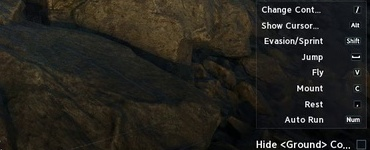
#> input picture video_analysis/br_37s.jpg, 370 x 150 px; its folder holds only this picture in this run
$ python -i quality_dedup_gate.py   (imports and definitions only)   (older library calls are emulated)
#> lines starting #> are read from the running program, lines starting #| are printed output that depends on the picture
#> further down, picture is the input picture: shape (150, 370, 3); mean B, G, R 29.3, 34.7, 36.7
from __future__ import annotations

from collections import Counter, deque
from dataclasses import dataclass, field
from typing import Any, Deque, Dict, List, Optional, Tuple

import cv2
import numpy as np

_MASK64 = (1 << 64) - 1


# [9 lines left out: function _popcount_u64, not called in this run]


@dataclass
class QualityGateDecision:
    accepted: bool
    reason: str
    sharpness: float
    dhash: int
    min_hamming_seen: int
    split: str
    validated_annotations: List[Dict[str, Any]] = field(default_factory=list)


class DatasetQualityGate:
    """
    Perceptual 64-bit dHash Deduplicator, Laplacian Motion-Blur Gate,
    YOLO Annotation Validator with Class-Aware NMS, and Deterministic Train/Val Splitter.
    """

    def __init__(
        self,
        min_hamming_distance: int = 5,
        min_sharpness_threshold: float = 35.0,
        val_ratio: float = 0.15,
        max_hash_history: int = 512,
        min_box_area: float = 0.00002,
        nms_iou_threshold: float = 0.65,
    ) -> None:
        self.min_hamming_distance = int(min_hamming_distance)
        self.min_sharpness_threshold = float(min_sharpness_threshold)
        self.val_ratio = float(np.clip(val_ratio, 0.01, 0.50))
        self.max_hash_history = max(16, int(max_hash_history))
        self.min_box_area = float(min_box_area)
        self.nms_iou_threshold = float(nms_iou_threshold)

        self._hash_history: Deque[int] = deque(maxlen=self.max_hash_history)
        self._sample_index: int = 0
        self._class_sample_counts: Dict[int, int] = {}

        self.stats: Dict[str, int] = {
            "total_evaluated": 0,
            "accepted": 0,
            "rejected_blur": 0,
            "rejected_duplicate": 0,
            "rejected_empty_frame": 0,
            "train_count": 0,
            "val_count": 0,
        }

    @staticmethod
    def _to_grayscale(frame: np.ndarray) -> np.ndarray:
        if frame is None or frame.size == 0:
            raise ValueError("Input frame is empty or None.")
        if frame.ndim == 2:
            return frame
        if frame.ndim == 3:
            channels = frame.shape[2]
            if channels == 1:
                return frame[:, :, 0]
            if channels == 4:
                return cv2.cvtColor(frame, cv2.COLOR_BGRA2GRAY)
            return cv2.cvtColor(frame, cv2.COLOR_BGR2GRAY)
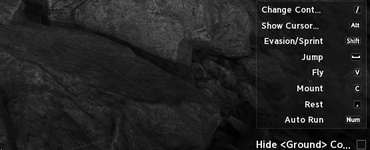
#> returned value: shape (150, 370); min 0, max 255, mean 34.7
        raise ValueError(f"Unsupported frame shape: {frame.shape}")

    @staticmethod
    def _compute_dhash_gray(gray: np.ndarray) -> int:
        """dHash over an already-grayscale frame (shared by compute_dhash)."""
        resized = cv2.resize(gray, (9, 8), interpolation=cv2.INTER_AREA)
        diff = resized[:, 1:] > resized[:, :-1]
        flat_bits = diff.flatten()
        dhash_val = 0
        for bit in flat_bits:
            dhash_val = (dhash_val << 1) | int(bool(bit))
        return int(dhash_val)

    # [16 lines left out: functions compute_dhash, hamming_distance, not called in this run]

    @staticmethod
    def _measure_sharpness_gray(gray: np.ndarray) -> float:
        """Laplacian variance over an already-grayscale frame."""
        laplacian = cv2.Laplacian(gray, cv2.CV_64F)
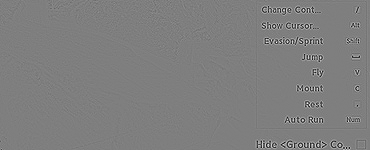
#> laplacian: shape (150, 370) float64; min -655, max 660, mean 0; drawn with min black and max white
        return float(laplacian.var())

    # [93 lines left out: functions measure_sharpness, _iou_from_corners, compute_iou_xywh, _iou_xywh_against_many, not called in this run]

    def validate_yolo_annotations(
        self, annotations: List[Dict[str, Any]]
    ) -> List[Dict[str, Any]]:
        """
        Clamps and validates cx, cy, w, h in [0.001, 0.999], removes degenerate tiny boxes
        (w * h < 0.00002), and applies class-aware Non-Maximum Suppression (IoU > 0.65).
        Supports both normalized cx/cy/w/h dicts and pixel-coordinate bbox dicts if image_width/height provided.
        """
        if not annotations:
            return []

        sanitized: List[Dict[str, Any]] = []
        for raw in annotations:
            if not isinstance(raw, dict):
                continue

            try:
                class_id = int(raw.get("class_id", raw.get("cls", 0)))
            except (TypeError, ValueError):
                # D37/F-0811: one broken class_id (e.g. "abc") must not
                # crash the whole quality gate -- skip that annotation.
                continue
            if class_id < 0 or class_id > 26:
                continue

            try:
                cx_raw = raw.get("cx", raw.get("x_center"))
                cy_raw = raw.get("cy", raw.get("y_center"))
                w_raw = raw.get("w", raw.get("width"))
                h_raw = raw.get("h", raw.get("height"))

                if cx_raw is None or cy_raw is None or w_raw is None or h_raw is None:
                    bbox = raw.get("bbox")
                    img_w = float(raw.get("image_width", 1.0))
                    img_h = float(raw.get("image_height", 1.0))
                    if isinstance(bbox, (list, tuple)) and len(bbox) == 4 and img_w > 0 and img_h > 0:
                        x1, y1, x2, y2 = [float(v) for v in bbox]
                        cx_raw = ((x1 + x2) * 0.5) / img_w
                        cy_raw = ((y1 + y2) * 0.5) / img_h
                        w_raw = abs(x2 - x1) / img_w
                        h_raw = abs(y2 - y1) / img_h
                    else:
                        continue

                cx = float(cx_raw)
                cy = float(cy_raw)
                w = float(w_raw)
                h = float(h_raw)
                conf = float(raw.get("confidence", raw.get("conf", raw.get("score", 1.0))))
            except (TypeError, ValueError):
                # D37/F-0811: broken coordinates/confidence skip the box,
                # they never abort the whole validation.
                continue

            if not (np.isfinite(cx) and np.isfinite(cy) and np.isfinite(w) and np.isfinite(h)):
                continue

            if w <= 0.0 or h <= 0.0:
                continue

            # D37/F-0987: a box outside [0, 1] is dropped, not silently
            # clamped/shifted into "valid" (a 0.001 tolerance absorbs
            # float noise). Only in-tolerance values are clamped below.
            if (
                cx < -0.001 or cx > 1.001
                or cy < -0.001 or cy > 1.001
                or w < 0.0 or w > 1.001
                or h < 0.0 or h > 1.001
            ):
                continue

            # Clamp cx, cy, w, h in [0.001, 0.999]
            clamped_cx = float(np.clip(cx, 0.001, 0.999))
            clamped_cy = float(np.clip(cy, 0.001, 0.999))
            clamped_w = float(np.clip(w, 0.001, 0.999))
            clamped_h = float(np.clip(h, 0.001, 0.999))

            area = clamped_w * clamped_h
            if area < self.min_box_area:
                continue

            entry = dict(raw)
            entry["class_id"] = class_id
            entry["cx"] = round(clamped_cx, 6)
            entry["cy"] = round(clamped_cy, 6)
            entry["w"] = round(clamped_w, 6)
            entry["h"] = round(clamped_h, 6)
            entry["confidence"] = conf
            entry["area"] = area
            sanitized.append(entry)

        if not sanitized:
            return []

        # Group by class_id and apply Class-Aware Non-Maximum Suppression (IoU > 0.65)
        by_class: Dict[int, List[Dict[str, Any]]] = {}
        for item in sanitized:
            cid = int(item["class_id"])
            by_class.setdefault(cid, []).append(item)

        kept_all: List[Dict[str, Any]] = []
        for cid in sorted(by_class.keys()):
            candidates = sorted(
                by_class[cid],
                key=lambda x: (float(x.get("confidence", 1.0)), float(x.get("area", 0.0))),
                reverse=True,
            )
            # Vectorized class-aware NMS: repeatedly take the
            # highest-priority remaining box, keep it, and drop every
            # remaining box whose IoU with it exceeds the threshold.
            # Exactly the reference loop's decisions: candidates are
            # processed in priority order, a box is kept iff no kept
            # box overlaps it above the threshold, and the kept set is
            # built in that same order — but with one vector IoU call
            # per kept box instead of one scalar call per pair.
            # Corner coordinates are likewise computed once (into the
            # boxes array below), never rebuilt per pair.
            boxes = np.array(
                [
                    (
                        float(c["cx"]),
                        float(c["cy"]),
                        float(c["w"]),
                        float(c["h"]),
                    )
                    for c in candidates
                ],
                dtype=np.float64,
            )
            remaining = list(range(len(candidates)))
            kept_class: List[Dict[str, Any]] = []
            while remaining:
                top = remaining[0]
                kept_class.append(candidates[top])
                if len(remaining) == 1:
                    break
                rest_idx = remaining[1:]
                ious = self._iou_xywh_against_many(
                    (
                        float(boxes[top, 0]),
                        float(boxes[top, 1]),
                        float(boxes[top, 2]),
                        float(boxes[top, 3]),
                    ),
                    boxes[rest_idx],
                )
                remaining = [
                    idx
                    for idx, iou in zip(rest_idx, ious)
                    if iou <= self.nms_iou_threshold
                ]
            kept_all.extend(kept_class)

        return kept_all

    # [47 lines left out: functions choose_split, choose_stratified_split, not called in this run]

    def is_duplicate_hash(self, dhash_val: int) -> Tuple[bool, int]:
        """
        Compares dhash_val against rolling history of saved hashes.
        Returns (is_duplicate, min_hamming_distance_found).

        Vectorized (D52): one XOR + popcount over the whole history
        instead of a Python-level hamming_distance() call per entry.
        Bit-identical result: the probe and every history entry are
        masked to 64 bits exactly like hamming_distance() does.
        """
        if not self._hash_history:
            return False, 64
        probe = int(dhash_val) & _MASK64
        hist = np.fromiter(
            (int(h) & _MASK64 for h in self._hash_history),
            dtype=np.uint64,
            count=len(self._hash_history),
        )
        min_dist = int(_popcount_u64(hist ^ np.uint64(probe)).min())
        return (min_dist < self.min_hamming_distance), min_dist

    def evaluate_frame(
        self,
        frame: np.ndarray,
        annotations: Optional[List[Dict[str, Any]]] = None,
        record_on_accept: bool = True,
    ) -> QualityGateDecision:
        """
        Runs the complete quality & deduplication gate on a candidate frame and its annotations:
        1. Validates frame is non-empty
        2. Measures Laplacian sharpness against min_sharpness_threshold
        3. Computes 64-bit dHash and checks against rolling hash history
        4. Validates and deduplicates YOLO annotations via class-aware NMS
        5. Assigns deterministic train/val split
        """
        self.stats["total_evaluated"] += 1

        if frame is None or not isinstance(frame, np.ndarray) or frame.size == 0:
            self.stats["rejected_empty_frame"] += 1
            return QualityGateDecision(
                accepted=False,
                reason="empty_frame",
                sharpness=0.0,
                dhash=0,
                min_hamming_seen=0,
                split="train",
                validated_annotations=[],
            )

        # Grayscale is computed once and shared by the sharpness and dHash
        # steps (both previously converted the full frame separately).
        gray = self._to_grayscale(frame)
        sharpness = self._measure_sharpness_gray(gray)
#> sharpness = 3446.8
        if sharpness < self.min_sharpness_threshold:
            self.stats["rejected_blur"] += 1
            return QualityGateDecision(
                accepted=False,
                reason=f"blurry_frame(sharpness={sharpness:.2f}<{self.min_sharpness_threshold:.2f})",
                sharpness=sharpness,
                dhash=0,
                min_hamming_seen=64,
                split="train",
                validated_annotations=[],
            )

        dhash_val = self._compute_dhash_gray(gray)
#> the loop in _compute_dhash_gray, `for bit in flat_bits:` made 64 passes
#> (bit, dhash_val) on passes 3 to 10: (True, 7), (False, 14), (False, 28), (False, 56), (False, 112), (False, 224), (False, 448), (True, 897)
#> after the loop in _compute_dhash_gray, `for bit in flat_bits:`: dhash_val = 16172485663608992342
#> dhash_val = 16172485663608992342
        is_dup, min_dist = self.is_duplicate_hash(dhash_val)
#> is_dup = False; min_dist = 64
        if is_dup:
            self.stats["rejected_duplicate"] += 1
            return QualityGateDecision(
                accepted=False,
                reason=f"duplicate_frame(hamming={min_dist}<{self.min_hamming_distance})",
                sharpness=sharpness,
                dhash=dhash_val,
                min_hamming_seen=min_dist,
                split="train",
                validated_annotations=[],
            )

        valid_anns = self.validate_yolo_annotations(annotations or [])

        # D37/F-0888: a sharp frame with no (valid) annotations is not
        # "ok" -- it must not enter the dataset as an accepted sample.
        if not annotations or not valid_anns:
            reason = "no_annotations" if not annotations else "no_valid_annotations"
            return QualityGateDecision(
                accepted=False,
                reason=reason,
                sharpness=sharpness,
                dhash=dhash_val,
                min_hamming_seen=min_dist,
                split="train",
                validated_annotations=[],
            )

        # D37/F-0988: the hash is always recorded on acceptance. With
        # record_on_accept=False the same frame used to pass the dedup
        # check again on every call; the flag now only controls whether
        # the acceptance is counted in stats / advances the split index.
        self._hash_history.append(dhash_val)
        if record_on_accept:
            split = self.choose_stratified_split(valid_anns, val_ratio=self.val_ratio)
            self._sample_index += 1
            self.stats["accepted"] += 1
            if split == "val":
                self.stats["val_count"] += 1
            else:
                self.stats["train_count"] += 1
        else:
            split = self.choose_split(self._sample_index, val_ratio=self.val_ratio)

        return QualityGateDecision(
            accepted=True,
            reason="ok",
            sharpness=sharpness,
            dhash=dhash_val,
            min_hamming_seen=min_dist,
            split=split,
            validated_annotations=valid_anns,
        )

    # [34 lines left out: functions format_yolo_lines, compute_sobel_edge_energy, not called in this run]

    def reset_history(self) -> None:
        """Clears the rolling hash history."""
        self._hash_history.clear()

>>> import cv2
>>> picture = cv2.imread('../video_analysis/br_37s.jpg')
>>> result = DatasetQualityGate().evaluate_frame(picture)
